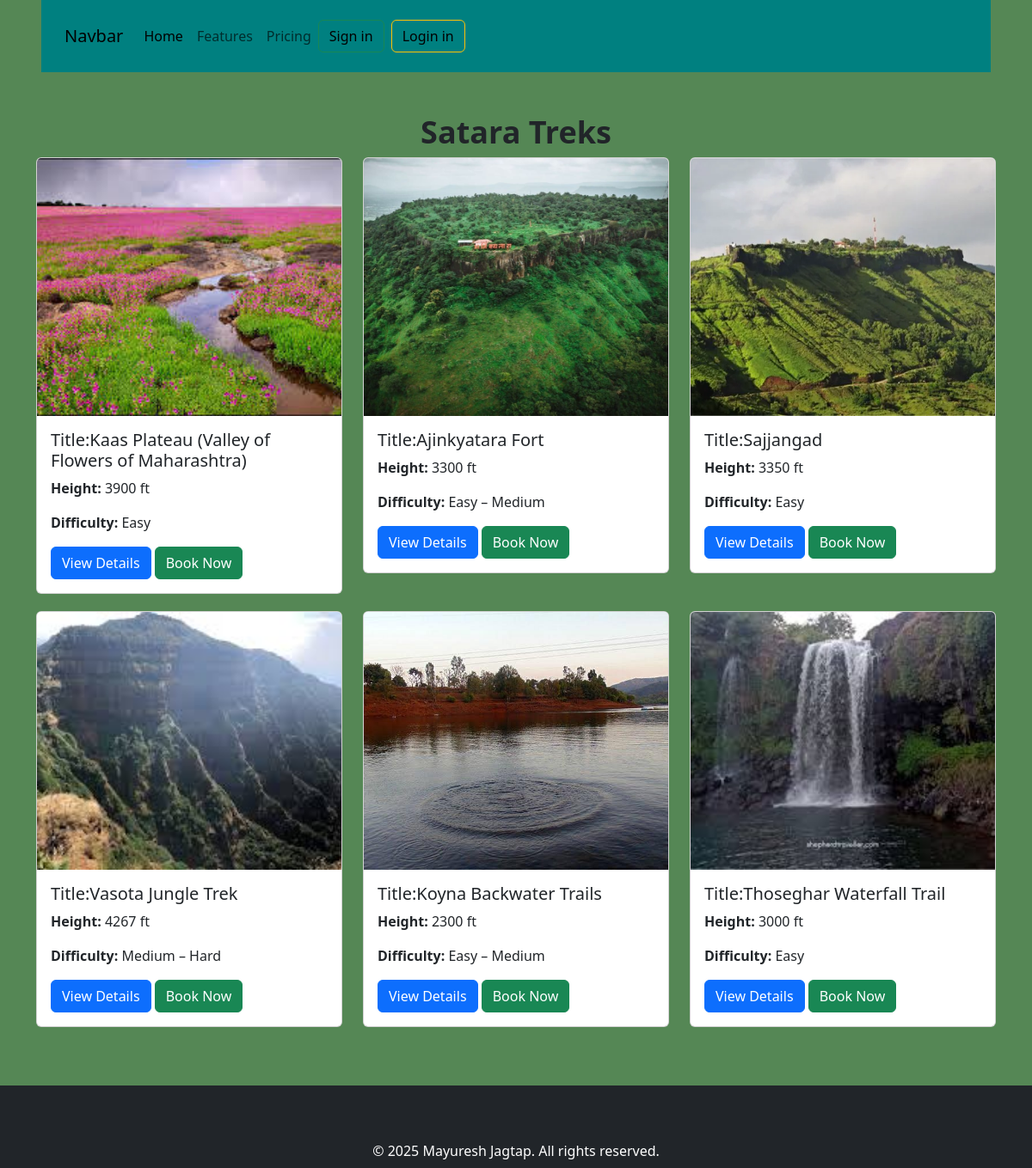
The app's page /district/Satara/ with its own data.
### trekkers/models.py (models this page shows)
class Trek(models.Model):
    district = models.CharField(max_length=50)
    title = models.CharField(max_length=200)
    height = models.IntegerField()
    difficulty = models.CharField(max_length=100)
    description = models.TextField()
    image = models.ImageField(upload_to='treks/')
    location = models.CharField(max_length=100)

### trekkers/views.py (the view)
# urls.py: path('district/<str:district>/', views.district_treks, name='district_treks'),
def district_treks(request, district):
    treks = Trek.objects.filter(district=district)
    return render(request, "website/district_treks.html", {"treks": treks, "district": district})

### templates/website/district_treks.html (shortened to what this page needs)
{% extends "layout.html" %}
{% block content %}
<div class="container mb-5 mt-5" >
<h1 class="text-center fw-bolder" style="font-size: 3.0vw">{{ district }} Treks</h1>
<div class="row">
    {% for trek in treks %}
    <div class="col-md-4">
        <div class="card" style="margin-bottom: 20px;">
            <img src="{{ trek.image.url }}" class="card-img-top" style="height: 300px; object-fit: cover;">
            <div class="card-body">
                <h5 class="card-title">Title:{{trek.title}}</h5>
                <p><strong>Height:</strong> {{ trek.height }} ft</p>
                <p><strong>Difficulty:</strong> {{ trek.difficulty }}</p>
                <a href="/trek/{{ trek.id }}/" class="btn btn-primary">View Details</a>
                <a href="/trek/book/{{ trek.id }}/" class="btn btn-success">Book Now</a>
            </div>
        </div>
    </div>
    {% empty %}
    <p>No treks found in {{ district }}</p>
    {% endfor %}
</div>
</div>
{% endblock  %}

### templates/layout.html (shortened to what this page needs)
{% load static %}
<!doctype html>
<html lang="en">
<head>
  <link href="https://cdn.jsdelivr.net/npm/bootstrap@5.3.8/dist/css/bootstrap.min.css" rel="stylesheet"
>
</head>
<body>
  <nav class="navbar navbar-expand-lg custom-teal mx-md-5 ">
    <div class="container">
      <a class="navbar-brand" href="#">Navbar</a>
      <div class="collapse navbar-collapse" id="navbarNavDropdown">
        <ul class="navbar-nav">
          <li class="nav-item">
            <a class="nav-link active" aria-current="page" href="{% url "home" %}">Home</a>
          </li>
          <li class="nav-item">
            <a class="nav-link" href="#">Features</a>
          </li>
          <li class="nav-item">
            <a class="nav-link" href="#">Pricing</a>
          </li>
        </ul>
        <span class="navbar-text d-flex gap-2">
        {% if user.is_authenticated %}
          <a class="btn btn-outline-danger"href="{% url "logout_page" %}">Logot</a>
        {% else %}
          <a class="btn btn-outline-success"href="{% url "register_page" %}">Sign in</a>
          <a class="btn btn-outline-warning"href="{% url "login_page" %}">Login in</a>
        {% endif %}
      </span>
      </div>
    </div>
  </nav>
    {% block content %} no content {% endblock %}
 <footer class="bg-dark text-white pt-5 pb-2 " style=" display: flex; align-items: center; justify-content: center;" class="pt-5 pb-4 custom-footer mx-md-5">
        <div class="container text-center text-md-left">
            <div class="row mt-3">
                <div class="col-md-12 text-center">
                    <p class="mb-0">&copy; 2025 Mayuresh Jagtap. All rights reserved.</p>
                </div>
            </div>
        </div>
    </footer>
</body>
</html>

### templates/layout.html (style rules this page uses)
body { background-color: rgb(85, 135, 85); }
.custom-teal { background-color: teal !important; }

### records on screen
Trek: image (picture), title "Kaas Plateau (Valley of Flowers of Maharashtra)", height "3900", difficulty "Easy"
Trek: image (picture), title "Ajinkyatara Fort", height "3300", difficulty "Easy – Medium"
Trek: image (picture), title "Sajjangad", height "3350", difficulty "Easy"
Trek: image (picture), title "Vasota Jungle Trek", height "4267", difficulty "Medium – Hard"
Trek: image (picture), title "Koyna Backwater Trails", height "2300", difficulty "Easy – Medium"
Trek: image (picture), title "Thoseghar Waterfall Trail", height "3000", difficulty "Easy"

### other values on screen
{{ district }} "Satara"
